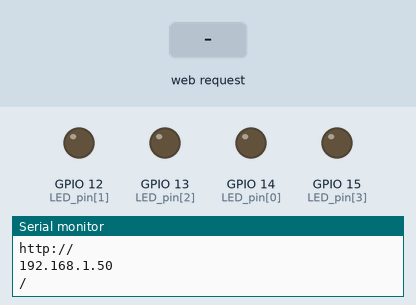
This sketch was run on a simulated ESP8266 (NodeMCU). Shown: output pins drawn as LEDs (lit = HIGH), the last lines printed to the serial monitor. The inputs (shaded band) are chosen by the test bench. WiFi joins after 1.5 s; servers stay silent unless stated.

Above: at 2.7 s.
2.8 s: HTTP request GET /LED1=ON received
At 3.1 s:
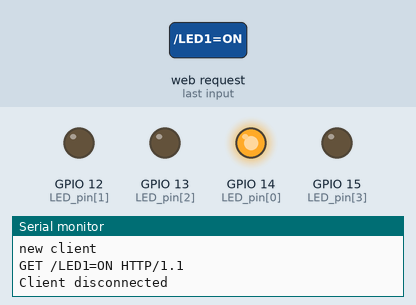
4.3 s: HTTP request GET /LED2=ON received
At 5.5 s:
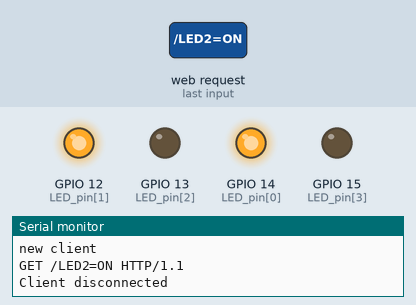
5.8 s: HTTP request GET /LED1=OFF received
At 6.6 s:
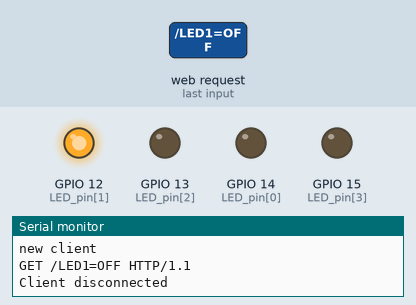
7.3 s: HTTP request GET /LED3=ON received
At 7.7 s:
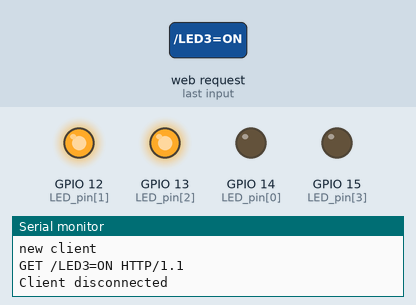
8.8 s: HTTP request GET /LED2=OFF received
At 10.0 s:
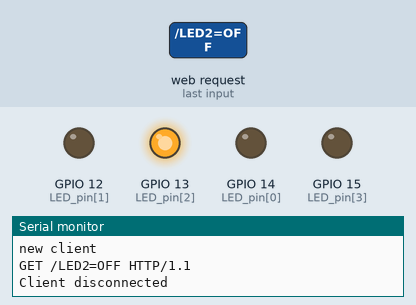
10.3 s: HTTP request GET /LED4=ON received
At 11.2 s:
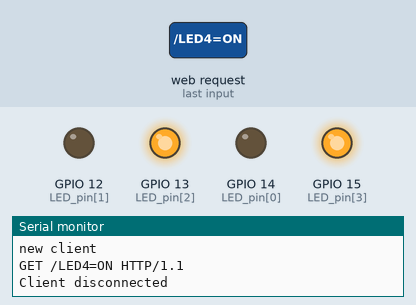
Timing chart, 0 to 12.8 s (numbered marks = the images above; inputs shaded):
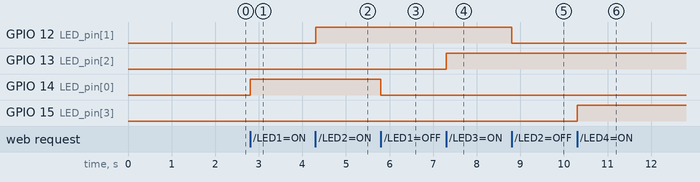

Measured:
- after the input at 2.8 s, GPIO 14 (LED_pin[0]): LOW → HIGH at once
- after the input at 4.3 s, GPIO 12 (LED_pin[1]): LOW → HIGH at once
- after the input at 5.8 s, GPIO 14 (LED_pin[0]): HIGH → LOW at once
- after the input at 7.3 s, GPIO 13 (LED_pin[2]): LOW → HIGH at once
- after the input at 8.8 s, GPIO 12 (LED_pin[1]): HIGH → LOW at once
- after the input at 10.3 s, GPIO 15 (LED_pin[3]): LOW → HIGH at once

The sketch:

Led_4_comtrol.ino
```cpp
 #include <ESP8266WiFi.h>
const char* ssid = "EWHA-IOT";
const char* password = "dscho007";
int LED_pin[4] = {14, 12, 13, 15};
int i;
WiFiServer server(80);
void setup() {
  Serial.begin(115200);
  delay(10);
  for(i=0;i<4;i++) {
    pinMode(LED_pin[i], OUTPUT);     // Initialize the LED_BUILTIN pin as an output
  digitalWrite(LED_pin[i], LOW); //LED off
  }
  Serial.println();
  Serial.println();
  Serial.println("Connecting to ");
  Serial.println(ssid);
  WiFi.begin(ssid, password);
  while (WiFi.status() != WL_CONNECTED) {
    delay(500);
    Serial.println(".");
  }
  Serial.println("");
  Serial.println("WiFi Connected");
  server.begin();
  Serial.println("Server started");
  Serial.println("Use this URL to connect: ");
  Serial.println("http://");
  Serial.println(WiFi.localIP());
  Serial.println("/");
}
void loop() {
  WiFiClient client = server.available();
  if(!client) {
    return;
  }
  Serial.println("new client");
  while(!client.available()){
    delay(1);
  }
  String request = client.readStringUntil('\r');
  Serial.println(request);
  client.flush();
   int value = LOW;
  if (request.indexOf("/LED1=ON") != -1) {
    digitalWrite(LED_pin[0], HIGH);
    value = HIGH;
  }
  if(request.indexOf("/LED1=OFF") != -1) {
   digitalWrite(LED_pin[0], LOW);
    value = LOW;
  }
      if (request.indexOf("/LED2=ON") != -1) {
    digitalWrite(LED_pin[1], HIGH);
    value = HIGH;
  }
  if(request.indexOf("/LED2=OFF") != -1) {
   digitalWrite(LED_pin[1], LOW);
    value = LOW;
  }
    if (request.indexOf("/LED3=ON") != -1) {
    digitalWrite(LED_pin[2], HIGH);
    value = HIGH;
  }
  if(request.indexOf("/LED3=OFF") != -1) {
   digitalWrite(LED_pin[2], LOW);
    value = LOW;
  }
    if (request.indexOf("/LED4=ON") != -1) {
    digitalWrite(LED_pin[3], HIGH);
    value = HIGH;
  }
  if(request.indexOf("/LED4=OFF") != -1) {
   digitalWrite(LED_pin[3], LOW);
    value = LOW;
  }
  client.println("HTTP/1.1 200 OK");
  client.println("Content-Type: text/html");
  client.println("");
  client.println("<!DOCTYPE HTML>");
  client.println("<html>");
  client.println("<head>");
  client.println("<title>NodeMCU Control</title>");
  client.println("<meta name='viewport' content='width=device-width, user-scalable=no'>");
  client.println("</head>");
  client.println("<body>");
  client.println("<div style='width: 300px; margin: auto; text-align: center;'>");
  client.println("<h3>NodeMCU Web Server</h3>");
  client.println("<p>");
  client.print("Led pin is now : ");
  if(value == HIGH) {
    client.println("On");
  } else {
    client.println("Off");
  }
  client.println("</p>");
  client.println("<a href=\"/LED1=ON\"\"><button>LED1 Turn On </button></a>");
  client.println("<a href=\"/LED1=OFF\"\"><button>LED1 Turn Off </button></a><br />");
  client.println("<a href=\"/LED2=ON\"\"><button>LED2 Turn On </button></a>");
  client.println("<a href=\"/LED2=OFF\"\"><button>LED2 Turn Off </button></a><br />");
  client.println("<a href=\"/LED3=ON\"\"><button>LED3 Turn On </button></a>");
  client.println("<a href=\"/LED3=OFF\"\"><button>LED3 Turn Off </button></a><br />");
  client.println("<a href=\"/LED4=ON\"\"><button>LED4 Turn On </button></a>");
  client.println("<a href=\"/LED4=OFF\"\"><button>LED4 Turn Off </button></a><br />");
    client.println("</div>");
  client.println("</body>");
  client.println("</html>");
  delay(1);
  Serial.println("Client disconnected");
  Serial.print("");
}
```
